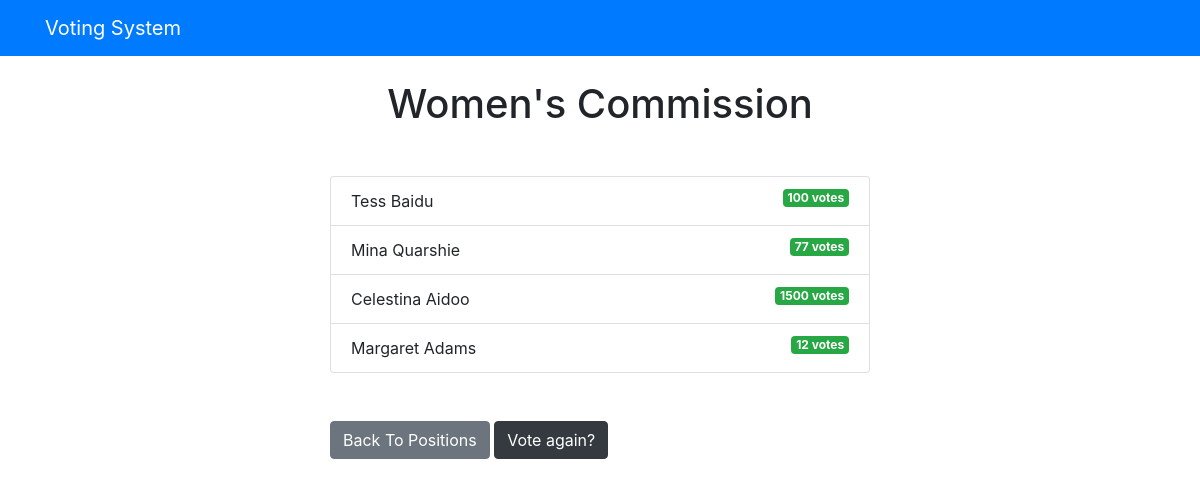
Page /voting/8/results/ on the committed database.
### voting/models.py (models this page shows, shortened)
class Question(models.Model):
    question_text = models.CharField(max_length=200)
    pub_date = models.DateTimeField('date published')

class Choice(models.Model):
    question = models.ForeignKey(Question, on_delete=models.CASCADE)
    choice_text = models.CharField(max_length=200)
    votes = models.IntegerField(default=0)

### voting/views.py (the view)
# urls.py: path('<int:question_id>/results/', views.results, name='results'),
def results(request, question_id):
    question = get_object_or_404(Question, pk=question_id)
    return render(request, 'voting/results.html', {'question': question})

### templates/voting/results.html (shortened to what this page needs)
{% extends 'base.html' %}
{% block content %}
<h1 class="mb-5 text-center">{{ question.question_text }}</h1>
<ul class="list-group mb-5">
	{% for choice in question.choice_set.all %}
	<li class="list-group-item">
		{{ choice.choice_text }}  <span class="badge badge-success float-right">{{ choice.votes }} vote{{ choice.votes | pluralize }}</span>
	</li>
	{% endfor %}
</ul>
<a class="btn btn-secondary" href="{% url 'voting:index' %}">Back To Positions</a>
<a class="btn btn-dark" href="{% url 'voting:detail' question.id %}">Vote again?</a>
{% endblock %}

### rows in the picture
Question: question_text "Women's Commission"
Choice: choice_text "Tess Baidu", votes "100", votes|pluralize "s"
Choice: choice_text "Mina Quarshie", votes "77", votes|pluralize "s"
Choice: choice_text "Celestina Aidoo", votes "1500", votes|pluralize "s"
Choice: choice_text "Margaret Adams", votes "12", votes|pluralize "s"
